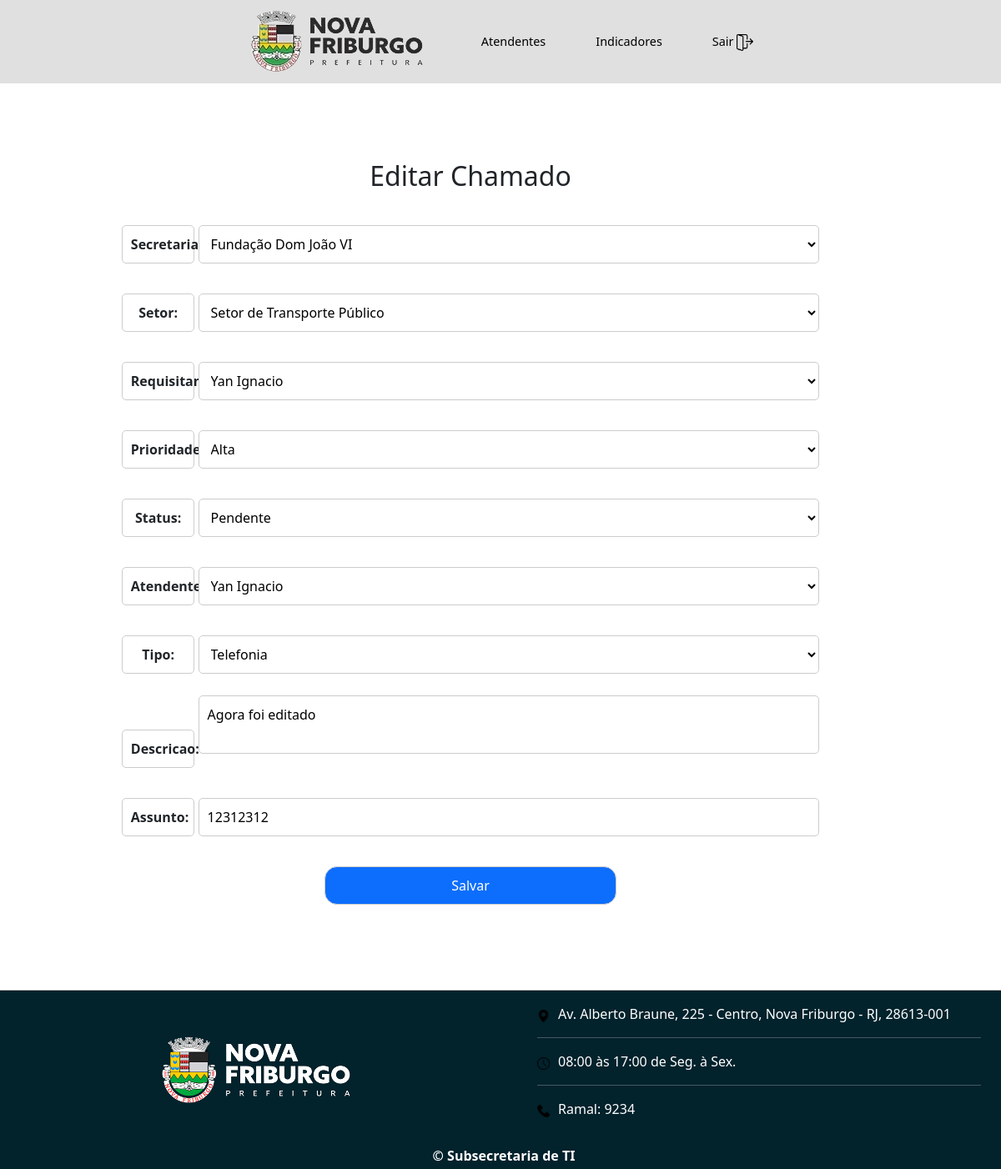
The page /editaChamado/10 (signed in) on the database as committed earlier.
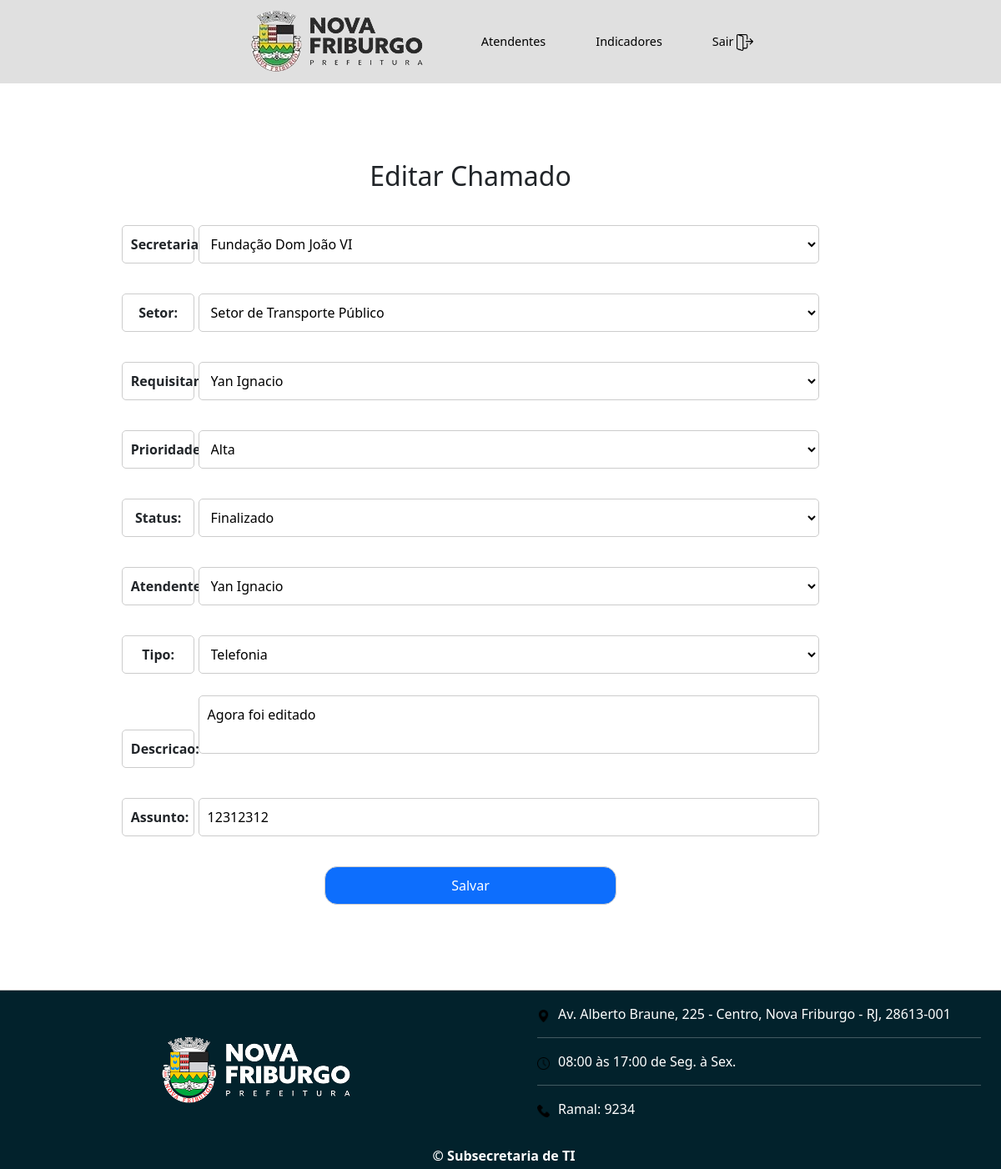
The same page on the database as committed later.
### chamadosApp/models.py (models this page shows, shortened)
class Chamado(models.Model):
    prioridadeChoices = (
        ('0', 'Baixa'),
        ('1', 'Média'),
        ('2', 'Alta')
    )
    statusChoices = (
        ('0', 'Aberto'),
        ('1', 'Pendente'),
        ('2', 'Finalizado'),
    )
    secretaria = models.ForeignKey(Secretaria, verbose_name='Secretaria', on_delete=models.CASCADE, null=True)
    setor = models.ForeignKey(Setor, verbose_name='Setor', on_delete=models.CASCADE, null=True)
    requisitante = models.ForeignKey(Servidor, on_delete=models.CASCADE, related_name='requisitante')
    tipo = models.ForeignKey(Tipo, on_delete=models.CASCADE)
    assunto = models.CharField(max_length=150)
    prioridade = models.CharField(max_length=1, choices=prioridadeChoices, default='0')
    status = models.CharField(max_length=1, choices=statusChoices, default='0')
    descricao = models.TextField(default='')
    atendente = models.ForeignKey(Atendente, verbose_name='Atendente', on_delete=models.CASCADE, related_name='atendente', null=True, default=None)
    dataAbertura = models.DateTimeField(auto_now_add=True)
    dataFechamento = models.DateTimeField(null=True, blank=False)
    numero = models.CharField(max_length=10, default=0)

### chamadosApp/views.py (the view)
# urls.py: path('editaChamado/<int:idChamado>', views.editaChamado, name='editaChamado')
@login_required
def editaChamado(request, idChamado):
    chamado = Chamado.objects.get(id=idChamado)
    if request.method == 'POST':
        form = editaChamadoForm(request.POST, instance=chamado)
        if form.is_valid():
            form.save()
            return redirect(reverse('chamado', args=[chamado.id]))
    else:
        form = editaChamadoForm(instance=chamado)
    return render(request, 'editaChamado.html', {'form': form, 'chamado': chamado})

### chamadosApp/forms.py
class editaChamadoForm(ModelForm):
    class Meta:
        model = Chamado
        fields = ['secretaria', 'setor', 'requisitante','prioridade', 'status', 'atendente', 'tipo', 'descricao', 'assunto']
    def __init__(self, *args, **kwargs):
        super(editaChamadoForm, self).__init__(*args, **kwargs)
        self.fields['atendente'].required = False
        self.fields['secretaria'].required = False
        self.fields['setor'].required = False
        self.fields['requisitante'].required = False

### chamadosApp/models.py (called while the page is built)
    def __str__(self):
        return self.nome

    def __str__(self):
        return self.nome

    def __str__(self):
        return self.nome

    def __str__(self):
        return self.nome

### chamadosApp/templates/editaChamado.html (shortened to what this page needs)
{% extends "template.html" %}
{% block main %}
<link rel="stylesheet" href="/static/css/form-chamado.css">
<div class="row">
    <div class="col d-flex py-5">
          <div class="row w-100">
              <div class="col-10 pb-4 m-auto bg-white">
                  <div class="row">
                      <div class="col px-4">
                          <div class="pt-4 px-2">
                              <form class="form-main" method="POST">
                                  <h2 style="text-align: center; margin-bottom: 30px">Editar Chamado</h2>
                                  {{ form.as_p }}
                                  <button id="save-button" type="submit" class="btn btn-primary">
                                  Salvar
                                  </button>
                              </form>
                          </div>
                      </div>
                  </div>
              </div>
          </div>
    </div>
  </div>
{% endblock %}

Rows that differ between the two databases and show on the page:
changed Chamado "Fundação Dom João VI": status "Pendente" → "Finalizado"
